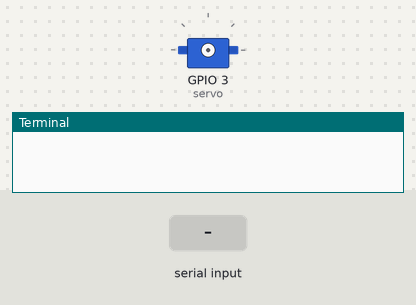
The program below on a simulated Raspberry Pi (BCM pin numbers). Parts: servo, the last lines printed to the terminal. The inputs (shaded band) are chosen by the test bench. Servo angles are drawn from the pulse width (0.5 ms = 0°, 2.5 ms = 180°); threads take turns every 2 ms.

Above: at 1.2 s.
1.3 s: "S2\n" received over the second serial link
2.8 s: "S1\n" received over the second serial link
At 3.7 s:
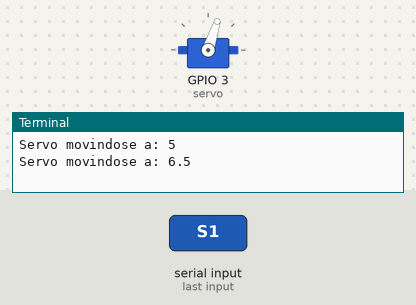
4.3 s: "S-1\n" received over the second serial link
At 4.8 s:
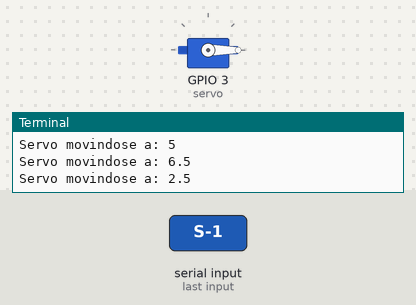
5.8 s: "S0\n" received over the second serial link
At 7.1 s:
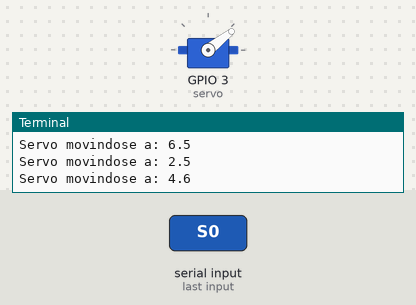
Timing chart, 0 to 8.3 s (numbered marks = the images above; inputs shaded):
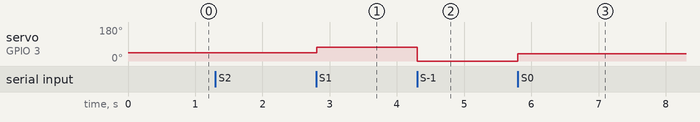

Measured:
- after the input at 2.8 s, servo on GPIO 3 (servo): 45° → 72° at once
- after the input at 4.3 s, servo on GPIO 3 (servo): 72° → 0° at once
- after the input at 5.8 s, servo on GPIO 3 (servo): 0° → 38° at once

The program:

esp32Jefe.py
```python
import threading
import RPi.GPIO as GPIO
import time
import serial

# ---------- CONFIGURACION SERVO ----------
GPIO.setmode(GPIO.BCM)
GPIO.setup(3, GPIO.OUT)

servo = GPIO.PWM(3, 50)  # 50 Hz
servo.start(0)

# Posiciones (ajusta segn tu servo real)
derecha = 6.5 #7.5 6
der_medio = 5
der_a_centro = 4.2
izq_a_centro = 4.6
izq_medio = 3.5
izquierda = 2.5 #4.5c2

# Variables compartidas
ultima_orden = None
lock = threading.Lock()
anterior = 3242

def servo_worker():
    global ultima_orden, derecha, izq_a_centro, der_a_centro, izquierda, anterior
    while True:
        with lock:
            orden = ultima_orden
        if orden is not None and orden != anterior:
            if orden == -2 :
                direccion = izq_medio
            elif orden == -1 :
                direccion = izquierda
            elif orden == 0 :
                if anterior == 1 :
                    direccion = der_a_centro
                elif anterior == -1 :
                    direccion = izq_a_centro
                elif anterior == -2:
                    direccion = 4.5
                else :
                    direccion = der_a_centro
            elif orden == 1 :
                direccion = derecha
            elif orden == 2 :
                direccion = der_medio
            else :
                direccion = None

            if direccion is not None:
                print("Servo movindose a:", direccion)
                servo.ChangeDutyCycle(direccion)
                time.sleep(0.5)   # Espera para que llegue
                servo.ChangeDutyCycle(0)  # Evita temblores
                anterior = orden


def leer_serial():
    global ultima_orden
    esp32 = serial.Serial('/dev/ttyUSB0', 9600, timeout=1)
    esp32.reset_input_buffer()
    while True:
        if esp32.in_waiting > 0:
            line = esp32.readline().decode("utf-8", errors="ignore").rstrip()

            with lock:
                if line == "S2":
                    ultima_orden = 2
                elif line == "S1":
                    ultima_orden = 1
                elif line == "S-1":
                    ultima_orden = -1
                elif line == "S-2":
                    ultima_orden = -2
                elif line == "S0":
                    ultima_orden = 0
                else:
                    print("Recibido:", line)

# Lanzar hilos
t1 = threading.Thread(target=leer_serial, daemon=True)
t2 = threading.Thread(target=servo_worker, daemon=True)

t1.start()
t2.start()

# Mantener vivo el programa principal
while True:
    time.sleep(1)
```
